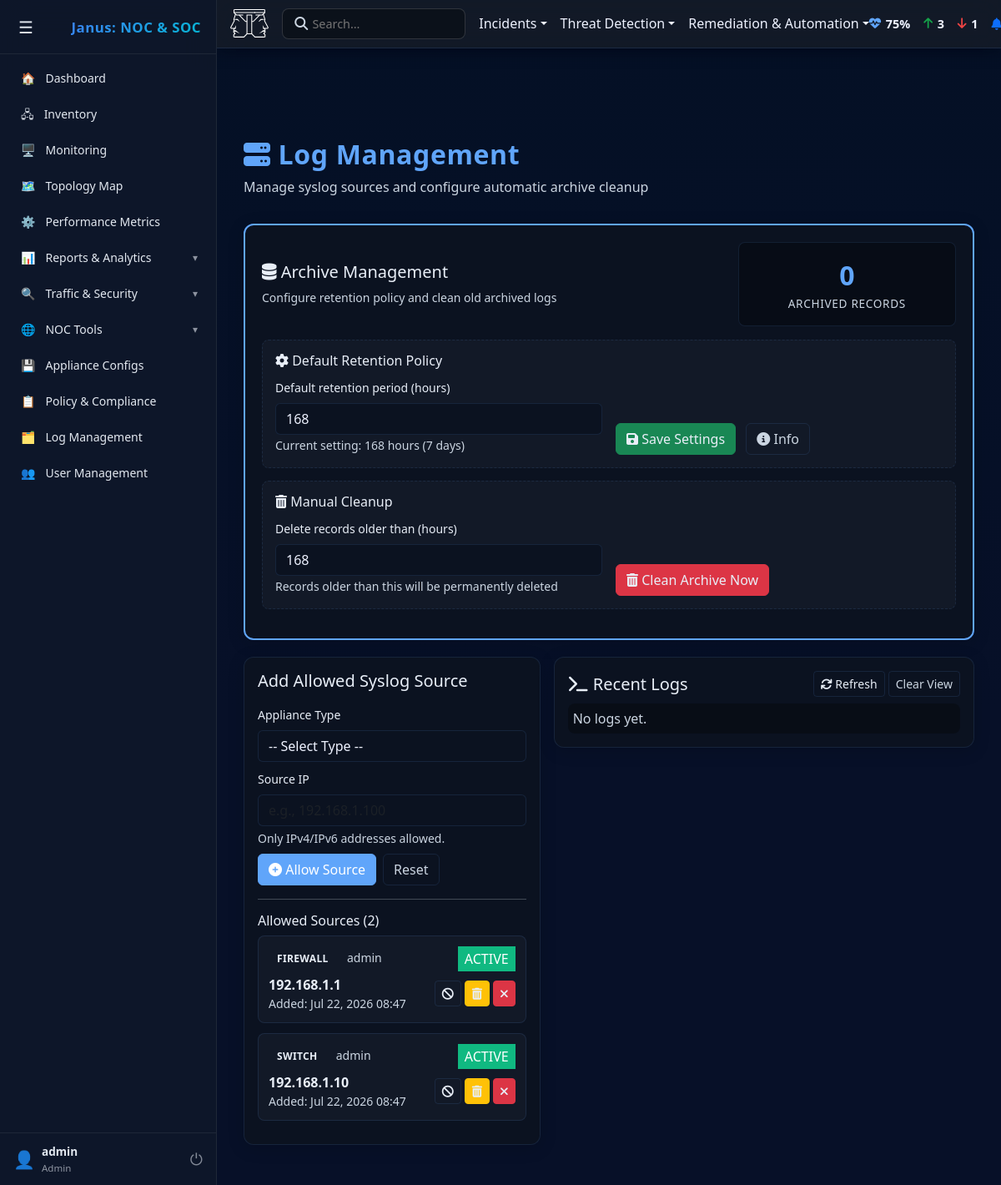
The app's page /modules/logmanage/index.php (signed in) with its own data.
### tables this page shows
CREATE TABLE IF NOT EXISTS system_config (
    id INT AUTO_INCREMENT PRIMARY KEY,
    `key` VARCHAR(100) UNIQUE NOT NULL,
    `value` VARCHAR(255) NOT NULL
);

CREATE TABLE IF NOT EXISTS syslog_sources (
    id INT AUTO_INCREMENT PRIMARY KEY,
    appliance_type VARCHAR(100) NOT NULL,
    source_ip VARCHAR(45) NOT NULL UNIQUE,
    is_active TINYINT(1) DEFAULT 1,
    added_by INT NOT NULL,
    added_at TIMESTAMP DEFAULT CURRENT_TIMESTAMP
);

CREATE TABLE IF NOT EXISTS accounts (
    id INT AUTO_INCREMENT PRIMARY KEY,
    username VARCHAR(50) NOT NULL UNIQUE,
    password VARCHAR(255) NOT NULL,
    role VARCHAR(20) DEFAULT 'analyst',
    email VARCHAR(255) DEFAULT NULL,
    is_active TINYINT(1) DEFAULT 1
);

### modules/logmanage/index.php (the view, shortened to what this page needs)
<?php
$con = mysqli_connect(DB_HOST, DB_USER, DB_PASS, DB_NAME);
$retention_hours = 168;
$res = mysqli_query($con, "SELECT `value` FROM system_config WHERE `key` = 'archive_retention_hours'");
if ($res && $row = mysqli_fetch_assoc($res)) {
    $retention_hours = intval($row['value']);
}
$sources = [];
$res = mysqli_query($con, "
    SELECT ss.*, a.username
    FROM syslog_sources ss
    LEFT JOIN accounts a ON ss.added_by = a.id
    ORDER BY ss.added_at DESC
");
while ($r = mysqli_fetch_assoc($res)) $sources[] = $r;
$logs = [];
$archive_count = 0;
$check = mysqli_query($con, "SHOW TABLES LIKE 'syslog_entries_archive'");
if (mysqli_num_rows($check) > 0) {
    $res = mysqli_query($con, "SELECT COUNT(*) as cnt, MIN(received_at) as oldest, MAX(received_at) as newest FROM syslog_entries_archive");
    if ($row = mysqli_fetch_assoc($res)) {
        $archive_count = $row['cnt'];
    }
}
$theme = $_COOKIE['theme'] ?? 'dark';
?>
<!DOCTYPE html>
<html lang="en" data-theme="<?= htmlspecialchars($theme) ?>">
<head>
<link href="/css/bootstrap.min.css" rel="stylesheet">
<link rel="stylesheet" href="/css/font-awesome/css/all.min.css">
</head>
<body class="loggedin">
<?php include __DIR__ . '/../../topbar.php'; ?>
<?php include __DIR__ . '/../../sidebar.php'; ?>
<div id="main-content">
    <div class="container-fluid">
        <div class="row header-row mb-3">
            <div class="col-8">
                <h2><i class="fas fa-server"></i> Log Management</h2>
                <p class="text-muted">Manage syslog sources and configure automatic archive cleanup</p>
            </div>
        </div>
        <div class="panel-card archive-panel">
            <div class="row align-items-center mb-3">
                <div class="col-md-8">
                    <h5><i class="fas fa-database"></i> Archive Management</h5>
                    <p class="mb-0 small text-muted">Configure retention policy and clean old archived logs</p>
                </div>
                <div class="col-md-4">
                    <div class="stat-box">
                        <div class="stat-value"><?= number_format($archive_count) ?></div>
                        <div class="stat-label">Archived Records</div>
                    </div>
                </div>
            </div>
            <div class="settings-section">
                <h6><i class="fas fa-cog"></i> Default Retention Policy</h6>
                <form method="post">
                    <div class="row g-3 align-items-end">
                        <div class="col-md-6">
                            <label class="form-label small">Default retention period (hours)</label>
                            <input type="number" name="retention_hours" class="form-control" value="<?= $retention_hours ?>" min="1" max="8760" required>
                            <small class="form-text">Current setting: <?= $retention_hours ?> hours (<?= round($retention_hours/24, 1) ?> days)</small>
                        </div>
                        <div class="col-md-6">
                            <button type="submit" name="save_retention" class="btn btn-success"><i class="fas fa-save"></i> Save Settings</button>
                            <button type="button" class="btn btn-outline-secondary ms-2" onclick="showCleanupInfo()"><i class="fas fa-info-circle"></i> Info</button>
                        </div>
                    </div>
                </form>
            </div>
            <div class="settings-section">
                <h6><i class="fas fa-trash-alt"></i> Manual Cleanup</h6>
                <form method="post" onsubmit="return confirm('Delete all archive records older than the specified hours? This action cannot be undone.');">
                    <div class="row g-3 align-items-end">
                        <div class="col-md-6">
                            <label class="form-label small">Delete records older than (hours)</label>
                            <input type="number" name="cleanup_hours" class="form-control" value="<?= $retention_hours ?>" min="1" max="8760" required>
                            <small class="form-text">Records older than this will be permanently deleted</small>
                        </div>
                        <div class="col-md-6">
                            <button type="submit" name="cleanup_archive" class="btn btn-danger"><i class="fas fa-trash-alt"></i> Clean Archive Now</button>
                        </div>
                    </div>
                </form>
            </div>
        </div>
        <div class="row g-3 mb-4">
            <div class="col-lg-5">
                <div class="panel-card">
                    <h5>Add Allowed Syslog Source</h5>
                    <form method="post" class="mt-3">
                        <div class="mb-2">
                            <label class="form-label small">Appliance Type</label>
                            <select name="appliance_type" id="appliance_type" class="form-select" required>
                                <option value="">-- Select Type --</option>
                            </select>
                        </div>
                        <div class="mb-2">
                            <label class="form-label small">Source IP</label>
                            <input type="text" name="source_ip" class="form-control" placeholder="e.g., 192.168.1.100" required>
                            <div class="form-text small">Only IPv4/IPv6 addresses allowed.</div>
                        </div>
                        <div class="d-flex gap-2">
                            <button class="btn btn-primary" name="add_source" type="submit"><i class="fas fa-plus-circle"></i> Allow Source</button>
                            <button class="btn btn-outline-secondary" type="reset">Reset</button>
                        </div>
                    </form>
                    <hr>
                    <h6 class="mt-2">Allowed Sources (<?= count($sources) ?>)</h6>
                    <?php if (empty($sources)): ?>
                        <div class="text-muted small">No sources allowed yet.</div>
                    <?php else: ?>
                        <div style="max-height:320px; overflow:auto; margin-top:8px;">
                        <?php foreach ($sources as $s): ?>
                            <div class="source-card">
                                <div class="d-flex justify-content-between align-items-center mb-1">
                                    <div>
                                        <span class="type-badge"><?= htmlspecialchars(strtoupper($s['appliance_type'])) ?></span>
                                        <small class="text-muted ms-2"><?= htmlspecialchars($s['username'] ?? 'system') ?></small>
                                    </div>
                                    <div>
                                        <span class="<?= $s['is_active'] ? 'badge-active py-1 px-2' : 'badge-block py-1 px-2' ?>">
                                            <?= $s['is_active'] ? 'ACTIVE' : 'BLOCKED' ?>
                                        </span>
                                    </div>
                                </div>
                                <div class="d-flex justify-content-between align-items-center">
                                    <div>
                                        <strong style="color: var(--text-primary);"><?= htmlspecialchars($s['source_ip']) ?></strong>
                                        <div class="small text-muted">Added: <?= date('M d, Y H:i', strtotime($s['added_at'])) ?></div>
                                    </div>
                                    <div class="d-flex gap-1">
                                        <a href="?toggle_source=<?= $s['id'] ?>" class="btn btn-sm btn-outline-light" title="<?= $s['is_active'] ? 'Block' : 'Unblock' ?>">
                                            <?= $s['is_active'] ? '<i class="fas fa-ban"></i>' : '<i class="fas fa-check"></i>' ?>
                                        </a>
                                        <a href="?purge_logs=<?= $s['id'] ?>" class="btn btn-sm btn-warning" onclick="return confirm('Purge ALL logs for <?= htmlspecialchars($s['source_ip']) ?>?')" title="Purge Logs">
                                            <i class="fas fa-trash-alt"></i>
                                        </a>
                                        <a href="?delete_source=<?= $s['id'] ?>" class="btn btn-sm btn-danger" onclick="return confirm('Delete source and purge logs? This cannot be undone.')" title="Delete Source">
                                            <i class="fas fa-times"></i>
                                        </a>
                                    </div>
                                </div>
                            </div>
                        <?php endforeach; ?>
                        </div>
                    <?php endif; ?>
                </div>
            </div>
            <div class="col-lg-7">
                <div class="panel-card">
                    <div class="d-flex justify-content-between align-items-center mb-2">
                        <h5 class="mb-0"><i class="fas fa-terminal"></i> Recent Logs</h5>
                        <div>
                            <button id="refreshBtn" class="btn btn-sm btn-outline-light"><i class="fas fa-sync"></i> Refresh</button>
                            <button id="clearView" class="btn btn-sm btn-outline-secondary">Clear View</button>
                        </div>
                    </div>
                    <div id="logViewer" style="max-height:520px; overflow:auto; padding:6px; border-radius:8px; background:var(--input-bg);">
                        <?php if (empty($logs)): ?>
                            <div class="text-muted">No logs yet.</div>
                        <?php endif; ?>
                    </div>
                </div>
            </div>
        </div>
    </div>
</div>
</body>
</html>

### records on screen
system_config: retention_hours "168", value "168", $retention_hours/24 "7", cleanup_hours "168"
syslog_sources: appliance_type "FIREWALL", accounts.username "admin", is_active "ACTIVE", source_ip "192.168.1.1", added_at "Jul 22, 2026 08:47"
syslog_sources: appliance_type "SWITCH", accounts.username "admin", is_active "ACTIVE", source_ip "192.168.1.10", added_at "Jul 22, 2026 08:47"

### other values on screen
$uptimePct "75"
$upDevices "3"
$downDevices "1"
$current_username "admin"
$current_role "Admin"
$archive_count "0"
count($sources) "2"
